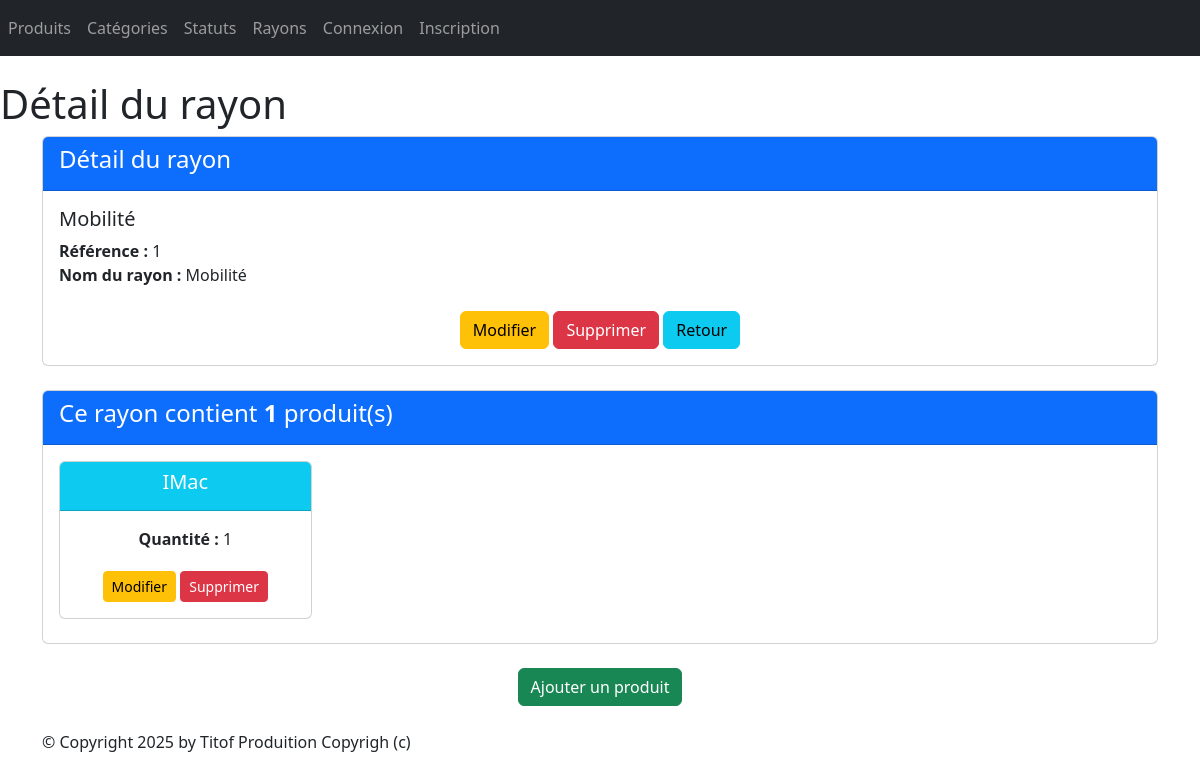
Before: /monApp/rayon/1/ with the older database file.
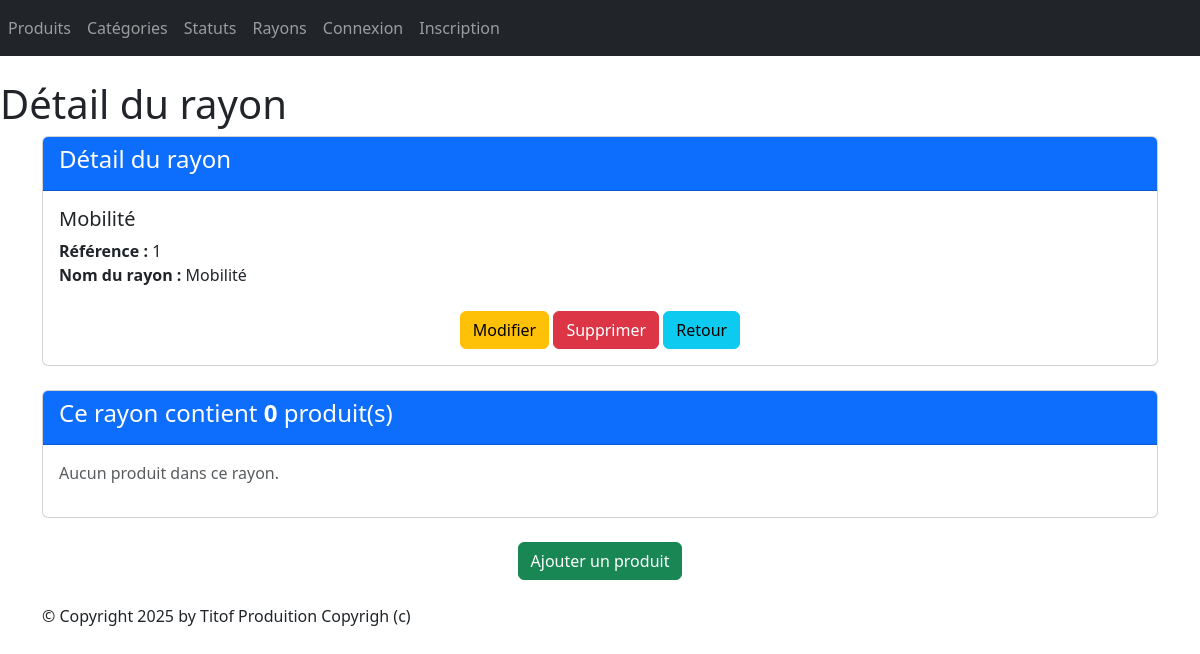
After: the same page with the newer database file.
### monApp/models.py (models this page shows, shortened)
class Rayon(models.Model):
    idRayon = models.AutoField(primary_key=True)
    nomRayon = models.CharField(max_length=100)
    produits = models.ManyToManyField(
        "Produit",
        through="Contenir",
        blank=True
    )

class Contenir(models.Model):
    Rayon = models.ForeignKey(Rayon, on_delete=models.CASCADE, related_name="rayon")
    Produit = models.ForeignKey(Produit, on_delete=models.CASCADE, related_name="produit")
    Qte = models.IntegerField(default=1)

class Produit(models.Model):
    refProd = models.AutoField(primary_key=True)
    intituleProd = models.CharField(max_length=200)
    prixUnitaireProd = models.DecimalField(max_digits=10, decimal_places=2)
    dateFabProd = models.DateField(default=date.today)
    categorie = models.ForeignKey(Categorie, on_delete=models.CASCADE, related_name="categorie",null=True, blank=True)
    rayons = models.ManyToManyField(
        "Rayon",
        through="Contenir",
        blank=True
    )
    status = models.ForeignKey(Status, on_delete=models.CASCADE, related_name="status", null=True, blank=True)

### monApp/views.py (the view)
# urls.py: path("rayon/<pk>/",views.RayonDetailView.as_view(), name="dtl_rayon"),
class RayonDetailView(DetailView):
    model = Rayon
    template_name = "monApp/detail_rayon.html"
    context_object_name = "rayon"
    def get_context_data(self, **kwargs):
        context = super(RayonDetailView, self).get_context_data(**kwargs)
        context['titremenu'] = "Détail du rayon"
        prdts_dt = []
        total_rayon = 0
        total_nb_produit = 0
        for contenir in self.object.rayon.all():
            total_produit = contenir.Produit.prixUnitaireProd * contenir.Qte
            prdts_dt.append({ 'produit': contenir.Produit,
                             'qte': contenir.Qte,
                             'prix_unitaire': contenir.Produit.prixUnitaireProd,
                             'total_produit': total_produit})
            total_rayon += total_produit
            total_nb_produit += contenir.Qte
        context['prdts_dt'] = prdts_dt
        context['total_rayon'] = total_rayon
        context['total_nb_produit'] = total_nb_produit
        return context

### monApp/templates/monApp/detail_rayon.html
{% extends 'monApp/base.html' %}
{% block menu %}
<h1>{{ titremenu }}</h1>
{% endblock %}
{% block contenu %}
<div class="card mb-4">
    <div class="card-header bg-primary text-white">
        <h4>Détail du rayon</h4>
    </div>
    <div class="card-body">
        <h5 class="card-title">{{ rayon.nomRayon }}</h5>
        <ul class="list-unstyled">
            <li><strong>Référence :</strong> {{ rayon.idRayon }}</li>
            <li><strong>Nom du rayon :</strong> {{ rayon.nomRayon }}</li>
        </ul>
        <div class="car-footer text-center">
            <a href="{% url 'chng_rayon' rayon.idRayon %}" class="btn btn-warning mt-2">Modifier</a>
            <a href="{% url 'dlt_rayon' rayon.idRayon %}" class="btn btn-danger mt-2">Supprimer</a>
            <a href="{% url 'lst_rayons' %}" class="btn btn-info mt-2">Retour</a>
        </div>
    </div>
</div>
<div class="card mb-4">
    <div class="card-header bg-primary text-white">
        <h4>Ce rayon contient <strong>{{ rayon.rayon.count }}</strong> produit(s)</h4>
    </div>
    <div class="card-body">
        <div class="row">
            {% if rayon.rayon.all %}
                {% for c in rayon.rayon.all %}
                <div class="col-sm-3">
                    <div class="card mb-2 text-center">
                        <div class="card-header bg-info text-white">
                            <h5 class="card-title">{{ c.Produit.intituleProd }}</h5>
                        </div>
                        <div class="card-body">
                            <p><strong>Quantité :</strong> {{ c.Qte }}</p>
                            <a href="{% url 'chng_cntnr' c.id %}" class="btn btn-warning btn-sm mt-1">Modifier</a>
                            <a href="{% url 'dlt_cntnr' c.id %}" class="btn btn-danger btn-sm mt-1">Supprimer</a>
                        </div>
                    </div>
                </div>
                {% endfor %}
            {% else %}
                <p class="text-muted">Aucun produit dans ce rayon.</p>
            {% endif %}
        </div>
    </div>
</div>
<div class="text-center mb-4">
    <a href="{% url 'crt_cntnr' rayon.idRayon %}" class="btn btn-success">Ajouter un produit</a>
</div>
{% endblock %}

### monApp/templates/monApp/base.html (shortened to what this page needs)
<!doctype html>
{% load static %}
<html lang="fr">
    <head>
        {% block styles %}
        <link rel="stylesheet" href="{% static 'styles.css' %}" />
        {% load bootstrap5 %}
        {% bootstrap_css %}
        {% endblock %}
    </head>
    <body>
        {% block nav %}
            <nav class="navbar navbar-expand-md navbar-dark bg-dark mb-4">
                <div class="collapse navbar-collapse" id="navbarNav">
                    <ul class="navbar-nav ml-auto">
                        <li class="nav-item">
                            <a class="nav-link" href="{% url 'lst_prdts' %}">Produits</a>
                        </li>
                        <li>
                            <a class="nav-link" href="{% url 'lst_ctgrs' %}">Catégories</a>
                        </li>
                        <li>
                            <a class="nav-link" href="{% url 'lst_status' %}">Statuts</a>
                        </li>
                        <li>
                            <a class="nav-link" href="{% url 'lst_rayons' %}">Rayons</a>
                        </li>
                        {% if user.is_authenticated %}
                            <li class="nav-item">
                                <a class="nav-link" href="{% url 'logout' %}">Déconnexion</a>
                            </li>
                        {%else%}
                            <li class="nav-item">
                                <a class="nav-link" href="{% url 'login' %}">Connexion</a>
                            </li>
                            <li class="nav-item">
                                <a class="nav-link" href="{% url 'register' %}">Inscription</a>
                            </li>
                        {%endif%}
                    </ul>
                </div>
            </nav >
        {% block menu %}{% endblock %}
        {% endblock %}
        <main role="main" class="container top-pushed">
            <div class="jumbotron">
                {% block contenu %}
                {% endblock %}
            </div>
        </main >
        <footer class="footer">
            <div class="container">
                <p>&copy; Copyright {% now "Y" %} by Titof Produition Copyrigh (c)</p>
            </div>
        </footer>
    </body>
</html>

### monApp/static/styles.css (style rules this page uses)
h1 { color: red }

Changed rows visible on the page:
removed Contenir: Produit.intituleProd "IMac", Qte "1"
computed for Rayon "Mobilité": rayon.count "1" → "0"
Other visible differences:
text now shown: "Aucun produit dans ce rayon."
